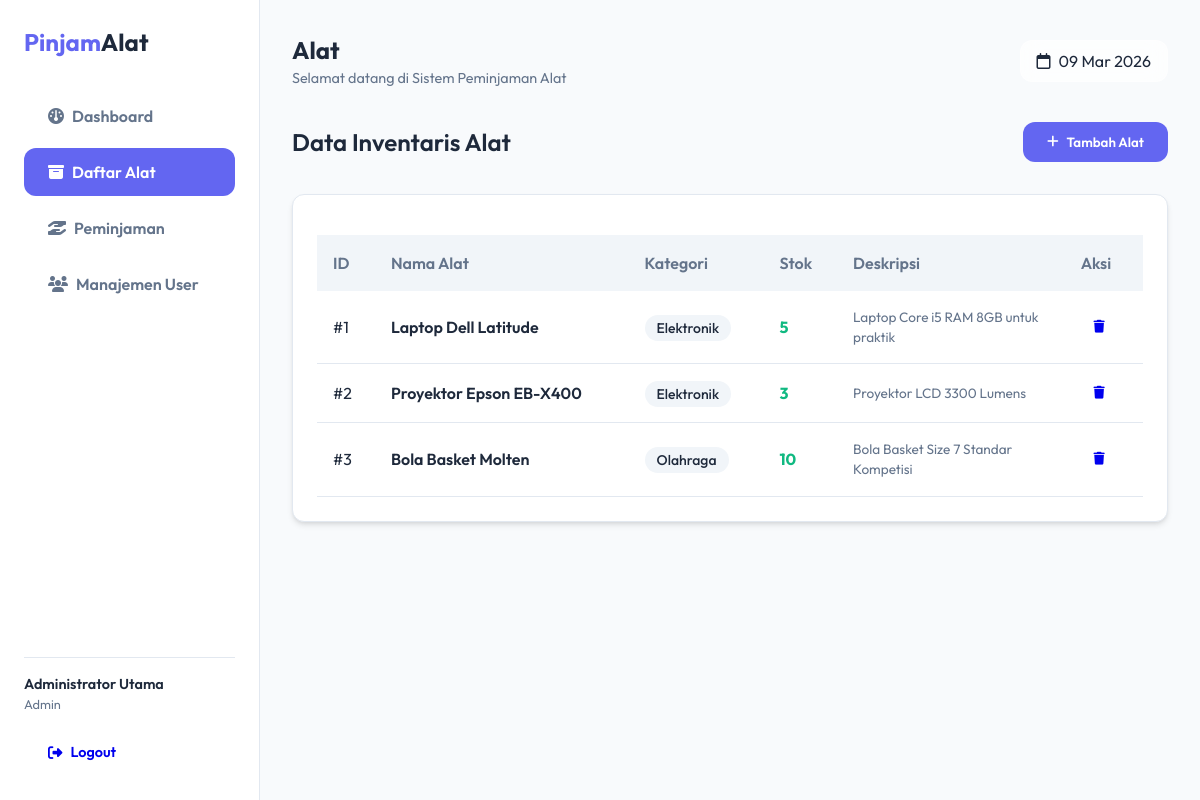
The app's page /index.php?page=alat (signed in) with its own data.
### tables this page shows
CREATE TABLE IF NOT EXISTS alat (
    id INT PRIMARY KEY AUTO_INCREMENT,
    nama_alat VARCHAR(100) NOT NULL,
    kategori_id INT,
    stok INT DEFAULT 0,
    deskripsi TEXT,
    gambar VARCHAR(255),
    FOREIGN KEY (kategori_id) REFERENCES kategori(id) ON DELETE SET NULL
);

CREATE TABLE IF NOT EXISTS kategori (
    id INT PRIMARY KEY AUTO_INCREMENT,
    nama_kategori VARCHAR(100) NOT NULL UNIQUE
);

### views/alat/index.php (the view, shortened to what this page needs)
<?php
$items = $db->query("SELECT a.*, k.nama_kategori FROM alat a LEFT JOIN kategori k ON a.kategori_id = k.id")->fetchAll();
?>
<div style="display: flex; justify-content: space-between; align-items: center; margin-bottom: 2rem;">
    <h2 style="font-weight: 600;">Data Inventaris Alat</h2>
    <?php if ($_SESSION['role'] == 'admin'): ?>
    <button class="btn btn-primary" onclick="document.getElementById('modal-add').style.display='flex'">
        <i class="fa-solid fa-plus"></i> Tambah Alat
    </button>
    <?php endif; ?>
</div>
<div class="card">
    <table class="data-table">
        <thead>
            <tr>
                <th>ID</th>
                <th>Nama Alat</th>
                <th>Kategori</th>
                <th>Stok</th>
                <th>Deskripsi</th>
                <th>Aksi</th>
            </tr>
        </thead>
        <tbody>
            <?php foreach ($items as $item): ?>
            <tr>
                <td>#<?= $item['id'] ?></td>
                <td>
                    <div style="font-weight: 600;"><?= $item['nama_alat'] ?></div>
                </td>
                <td><span class="badge" style="background:#f1f5f9; color:var(--text);"><?= $item['nama_kategori'] ?></span></td>
                <td>
                    <span style="font-weight: 700; color: <?= $item['stok'] > 0 ? 'var(--success)' : 'var(--danger)' ?>;">
                        <?= $item['stok'] ?>
                    </span>
                </td>
                <td style="font-size: 0.85rem; color: var(--text-light); max-width: 200px;"><?= $item['deskripsi'] ?></td>
                <td>
                    <div style="display: flex; gap: 0.5rem;">
                        <?php if ($_SESSION['role'] == 'admin'): ?>
                            <a href="index.php?page=alat&delete_id=<?= $item['id'] ?>" class="btn btn-danger" style="padding: 0.4rem 0.8rem; font-size: 0.8rem;" onclick="return confirm('Hapus alat ini?')">
                                <i class="fa-solid fa-trash"></i>
                            </a>
                        <?php endif; ?>
                    </div>
                </td>
            </tr>
            <?php endforeach; if(empty($items)) echo "<tr><td colspan='6' style='text-align:center'>Data belum tersedia</td></tr>"; ?>
        </tbody>
    </table>
</div>

### index.php (shortened to what this page needs)
<?php
$page = isset($_GET['page']) ? $_GET['page'] : 'dashboard';
$db = Database::getInstance();
switch ($page) {
    case 'alat':
        include 'views/alat/index.php';
        break;
}
$content = ob_get_clean();
if ($page == 'login') {
    echo $content;
} else {
    include 'views/layout.php';
}

### views/layout.php (shortened to what this page needs)
<!DOCTYPE html>
<html lang="en">
<head>
    <link rel="stylesheet" href="https://cdnjs.cloudflare.com/ajax/libs/font-awesome/6.4.0/css/all.min.css">
    <link rel="stylesheet" href="public/css/style.css">
</head>
<body>
    <div class="dashboard-wrapper">
        <aside class="sidebar">
            <div class="logo" style="margin-bottom: 2rem;">
                <h2 style="color: var(--primary); font-weight: 700;">Pinjam<span style="color: var(--text);">Alat</span></h2>
            </div>
            <nav style="flex: 1;">
                <ul style="list-style: none;">
                    <li style="margin-bottom: 0.5rem;">
                        <a href="index.php?page=dashboard" class="btn <?= $_GET['page'] == 'dashboard' ? 'btn-primary' : '' ?>" style="width: 100%; justify-content: flex-start; background: <?= $_GET['page'] == 'dashboard' ? 'var(--primary)' : 'transparent' ?>; color: <?= $_GET['page'] == 'dashboard' ? 'white' : 'var(--text-light)' ?>;">
                            <i class="fa-solid fa-gauge"></i> Dashboard
                        </a>
                    </li>
                    <li style="margin-bottom: 0.5rem;">
                        <a href="index.php?page=alat" class="btn <?= $_GET['page'] == 'alat' ? 'btn-primary' : '' ?>" style="width: 100%; justify-content: flex-start; background: <?= $_GET['page'] == 'alat' ? 'var(--primary)' : 'transparent' ?>; color: <?= $_GET['page'] == 'alat' ? 'white' : 'var(--text-light)' ?>;">
                            <i class="fa-solid fa-box-archive"></i> Daftar Alat
                        </a>
                    </li>
                    <li style="margin-bottom: 0.5rem;">
                        <a href="index.php?page=peminjaman" class="btn <?= $_GET['page'] == 'peminjaman' ? 'btn-primary' : '' ?>" style="width: 100%; justify-content: flex-start; background: <?= $_GET['page'] == 'peminjaman' ? 'var(--primary)' : 'transparent' ?>; color: <?= $_GET['page'] == 'peminjaman' ? 'white' : 'var(--text-light)' ?>;">
                            <i class="fa-solid fa-hand-holding-hand"></i> Peminjaman
                        </a>
                    </li>
                    <?php if ($_SESSION['role'] == 'admin'): ?>
                    <li style="margin-bottom: 0.5rem;">
                        <a href="index.php?page=users" class="btn <?= $_GET['page'] == 'users' ? 'btn-primary' : '' ?>" style="width: 100%; justify-content: flex-start; background: <?= $_GET['page'] == 'users' ? 'var(--primary)' : 'transparent' ?>; color: <?= $_GET['page'] == 'users' ? 'white' : 'var(--text-light)' ?>;">
                            <i class="fa-solid fa-users"></i> Manajemen User
                        </a>
                    </li>
                    <?php endif; ?>
                </ul>
            </nav>
            <div class="user-info" style="border-top: 1px solid var(--border); padding-top: 1rem;">
                <p style="font-weight: 600; font-size: 0.9rem;"><?= $_SESSION['nama_lengkap'] ?? 'Administrator' ?></p>
                <p style="font-size: 0.8rem; color: var(--text-light); text-transform: capitalize; margin-bottom: 1rem;"><?= $_SESSION['role'] ?? 'Guest' ?></p>
                <a href="index.php?page=logout" class="btn btn-danger" style="width: 100%; font-size: 0.9rem;">
                    <i class="fa-solid fa-right-from-bracket"></i> Logout
                </a>
            </div>
        </aside>
        <main class="main-content">
            <header style="display: flex; justify-content: space-between; align-items: center; margin-bottom: 2rem;">
                <div>
                    <h1 style="font-size: 1.5rem; text-transform: capitalize;"><?= str_replace('_', ' ', $_GET['page']) ?></h1>
                    <p style="color: var(--text-light); font-size: 0.9rem;">Selamat datang di Sistem Peminjaman Alat</p>
                </div>
                <div style="display: flex; gap: 1rem;">
                    <div class="glass" style="padding: 0.5rem 1rem; border-radius: var(--radius); display: flex; align-items: center; gap: 0.5rem;">
                        <i class="fa-regular fa-calendar"></i>
                        <span id="date-now"><?= date('d M Y') ?></span>
                    </div>
                </div>
            </header>
            <div class="content">
                <?= $content ?>
            </div>
        </main>
    </div>
</body>
</html>

### public/css/style.css (style rules this page uses)
:root { --primary: #6366f1; --primary-dark: #4f46e5; --secondary: #64748b; --accent: #f59e0b; --success: #10b981; --danger: #ef4444; --background: #f8fafc; --surface: #ffffff; --text: #1e293b; --text-light: #64748b; --border: #e2e8f0; --shadow-sm: 0 1px 2px 0 rgb(0 0 0 / 0.05); --shadow: 0 4px 6px -1px rgb(0 0 0 / 0.1), 0 2px 4px -2px rgb(0 0 0 / 0.1); --shadow-lg: 0 10px 15px -3px rgb(0 0 0 / 0.1), 0 4px 6px -4px rgb(0 0 0 / 0.1); --radius: 12px; }
* { margin: 0; padding: 0; box-sizing: border-box; font-family: 'Outfit', 'Inter', sans-serif; }
body { background-color: var(--background); color: var(--text); line-height: 1.5; }
.glass { background: rgba(255, 255, 255, 0.7); backdrop-filter: blur(10px); -webkit-backdrop-filter: blur(10px); border: 1px solid rgba(255, 255, 255, 0.3); }
.dashboard-wrapper { display: flex; min-height: 100vh; }
.sidebar { width: 260px; background: var(--surface); border-right: 1px solid var(--border); padding: 1.5rem; display: flex; flex-direction: column; position: fixed; height: 100vh; }
.main-content { flex: 1; margin-left: 260px; padding: 2rem; }
.btn { padding: 0.75rem 1.5rem; border-radius: var(--radius); border: none; font-weight: 600; cursor: pointer; transition: all 0.2s ease; display: inline-flex; align-items: center; gap: 0.5rem; text-decoration: none; }
.btn-primary { background: var(--primary); color: white; }
.card { background: var(--surface); border-radius: var(--radius); padding: 1.5rem; box-shadow: var(--shadow); border: 1px solid var(--border); }
.data-table { width: 100%; border-collapse: collapse; margin-top: 1rem; }
.data-table th { text-align: left; padding: 1rem; background: #f1f5f9; font-weight: 600; color: var(--text-light); }
.data-table td { padding: 1rem; border-bottom: 1px solid var(--border); }
.badge { padding: 0.25rem 0.75rem; border-radius: 9999px; font-size: 0.875rem; font-weight: 500; }

### records on screen
alat: id "1", nama_alat "Laptop Dell Latitude", kategori.nama_kategori "Elektronik", stok "5", deskripsi "Laptop Core i5 RAM 8GB untuk praktik"
alat: id "2", nama_alat "Proyektor Epson EB-X400", kategori.nama_kategori "Elektronik", stok "3", deskripsi "Proyektor LCD 3300 Lumens"
alat: id "3", nama_alat "Bola Basket Molten", kategori.nama_kategori "Olahraga", stok "10", deskripsi "Bola Basket Size 7 Standar Kompetisi"

### other values on screen
$_SESSION['nama_lengkap'] "Administrator Utama"
$_SESSION['role'] "Admin"
str_replace('_', ' ', $_GET['page']) "Alat"
